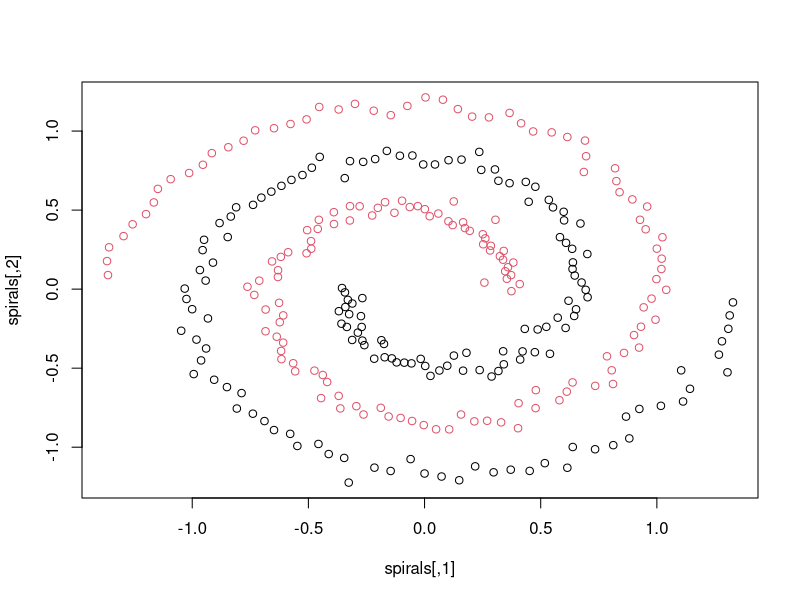

This chart was generated by the following R code:
library(kernlab)


### Name: specc
### Title: Spectral Clustering
### Aliases: specc specc,matrix-method specc,formula-method
###   specc,list-method specc,kernelMatrix-method show,specc-method
### Keywords: cluster

### ** Examples

## Cluster the spirals data set.
data(spirals)

sc <- specc(spirals, centers=2)

sc
centers(sc)
size(sc)
withinss(sc)

plot(spirals, col=sc)
